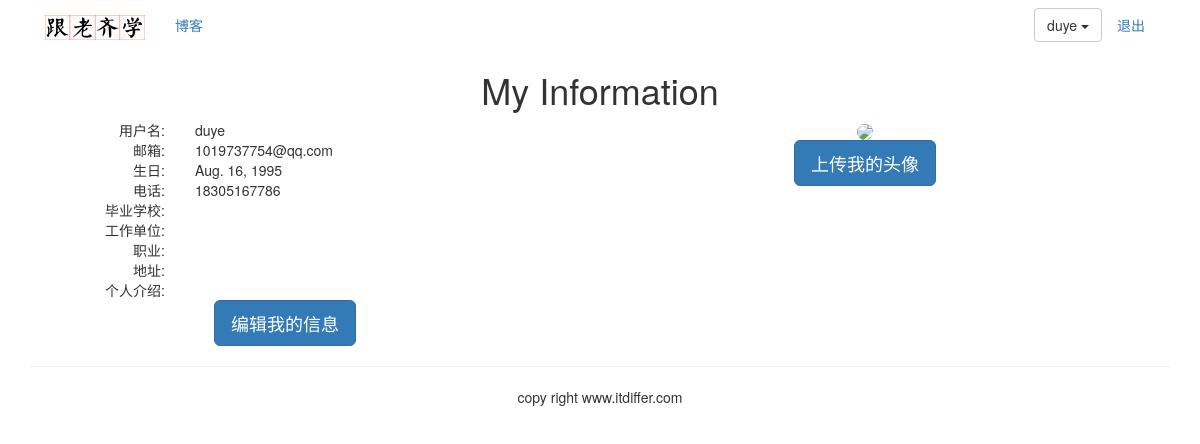
Page /account/my-information/ (signed in) on the earlier database version.
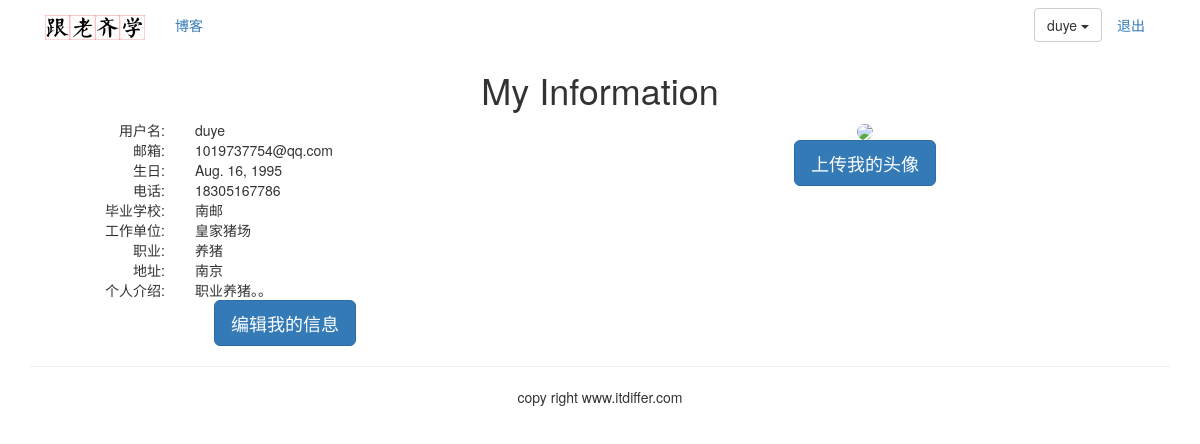
Same page on the later database version.
### account/models.py (models this page shows, shortened)
class UserProfile(models.Model):
    user = models.OneToOneField(User,on_delete=models.CASCADE,unique=True)
    birth = models.DateField(blank=True,null=True)
    phone = models.CharField(max_length=20,null=True)

class UserInfo(models.Model):
    user = models.OneToOneField(User,on_delete=models.CASCADE,unique=True)
    school = models.CharField(max_length=100,blank=True)
    company = models.CharField(max_length=100,blank=True)
    profession = models.CharField(max_length=100,blank=True)   # 职业
    address = models.CharField(max_length=100,blank=True)
    aboutme = models.TextField(blank=True)
    photo = models.ImageField(blank=True)

### account/views.py (the view)
# urls.py: path('my-information/',views.myself,name='my_information'),
@login_required()
def myself(request):
    userprofile = UserProfile.objects.get(user=request.user) \
        if hasattr(request.user, 'userprofile') \
        else UserProfile.objects.create(user=request.user)
    userinfo = UserInfo.objects.get(user=request.user) \
        if hasattr(request.user, 'userinfo') \
        else UserInfo.objects.create(user=request.user)
    return render(request, "account/myself.html",
                  {"user":request.user,
                   "userinfo":userinfo,
                   "userprofile":userprofile})

### templates/account/myself.html (shortened to what this page needs)
{% extends "base.html" %}
{% block title %}my information{% endblock %} {% block content %}
<div class="row text-center vertical-middle-sm">
    <h1>My Information</h1>
    <div class="row">
        <div class="col-md-6" >
            <div class="row">
                <div class="col-md-4 text-right"><span>用户名:</span></div>
                <div class="col-md-8 text-left">{{user.username}}</div>
            </div>
            <div class="row">
                <div class="col-md-4 text-right"><span>邮箱:</span></div>
                <div class="col-md-8 text-left">{{user.email}}</div>
            </div>
            <div class="row">
                <div class="col-md-4 text-right"><span>生日:</span></div>
                <div class="col-md-8 text-left">{{userprofile.birth}}</div>
            </div>
            <div class="row">
                <div class="col-md-4 text-right"><span>电话:</span></div>
                <div class="col-md-8 text-left">{{userprofile.phone}}</div>
            </div>
            <div class="row">
                <div class="col-md-4 text-right"><span>毕业学校:</span></div>
                <div class="col-md-8 text-left">{{userinfo.school}}</div>
            </div>
            <div class="row">
                <div class="col-md-4 text-right"><span>工作单位:</span></div>
                <div class="col-md-8 text-left">{{userinfo.company}}</div>
            </div>
            <div class="row">
                <div class="col-md-4 text-right"><span>职业:</span></div>
                <div class="col-md-8 text-left">{{userinfo.profession}}</div>
            </div>
            <div class="row">
                <div class="col-md-4 text-right"><span>地址:</span></div>
                <div class="col-md-8 text-left">{{userinfo.address}}</div>
            </div>
            <div class="row">
                <div class="col-md-4 text-right"><span>个人介绍:</span></div>
                <div class="col-md-8 text-left">{{userinfo.aboutme}}</div>
            </div>
            <a href="{% url 'account:edit_my_information' %}">
                <button class="btn btn-primary btn-lg">编辑我的信息</button>
            </a>
        </div>
        <div class="col-md-6">
            {% load staticfiles %}
            <div style="margin-right:100px">
                {% if userinfo.photo %}
                <img src="{{ userinfo.photo | striptags }}"
                     class="img-circle" id="my_photo" name="user_face">
                {% else %}
                <img  name="user_face" src="{% static 'images/IMG_2416.jpg' %}" class="img-circle"
                width="270px" id="my_photo">
                {% endif %}
            </div>
            <div style="margin-right:100px">
                <button class="btn btn-primary btn-lg" id="upload_image"
                        onclick="upload_image_layer()">上传我的头像</button>
            </div>
        </div>
    </div>
</div>
{% endblock %}

### templates/base.html (shortened to what this page needs)
{% load staticfiles %}
<!DOCTYPE html>
<html lang="zh-cn">
<head>
    <link rel="stylesheet" href="{% static 'css/bootstrap.css' %}">
</head>
<body>
    {% include "header.html" %}
    <div calss="container">
        {% block content %}{% endblock %}
    </div>
    {% include "footer.html" %}
</body>
</html>

### templates/header.html (shortened to what this page needs)
{% load staticfiles %}
<div class="container">
    <nav class=""navbar navbar-default" role="navigation">
        <div class="navbar-header">
            <a class="navbar-brand" href="http://www.itdiffer.com">
                <img src="{% static '/images/logo.png' %}" width="100px">
            </a>
        </div>
    <div>
        <ul class="nav navbar-nav" role="navigation">
            <li><a href="{% url 'blog:blog_title' %}">博客</a></li>
        </ul>
        <ul class="nav navbar-nav navbar-right" style="margin-right:10px">
            {% if user.is_authenticated %}
                <li>
                <div class="dropdown" style="margin-top:8px">
                    <button class="btn btn-default dropdown-toggle" type="button" id="dropdownMenu"  data-toggle="dropdown">{{ user.username }}
                        <span class="caret"></span>
                    </button>
                </div>
                </li>
                <li><a href="{% url 'account:user_logout' %}">退出</a></li>
                {% else %}
                <li><a href="{% url 'account:user_login' %}">登录</a></li>
            {% endif %}
        </ul>
    </div>
    </nav>
</div>

### templates/footer.html
<div class="container">
    <hr>
    <p class="text-center">copy right www.itdiffer.com</p>
</div>

Differences in the rows shown:
now on this page (row edited): UserInfo: school "南邮", company "皇家猪场", profession "养猪", address "南京", aboutme "职业养猪。。"
